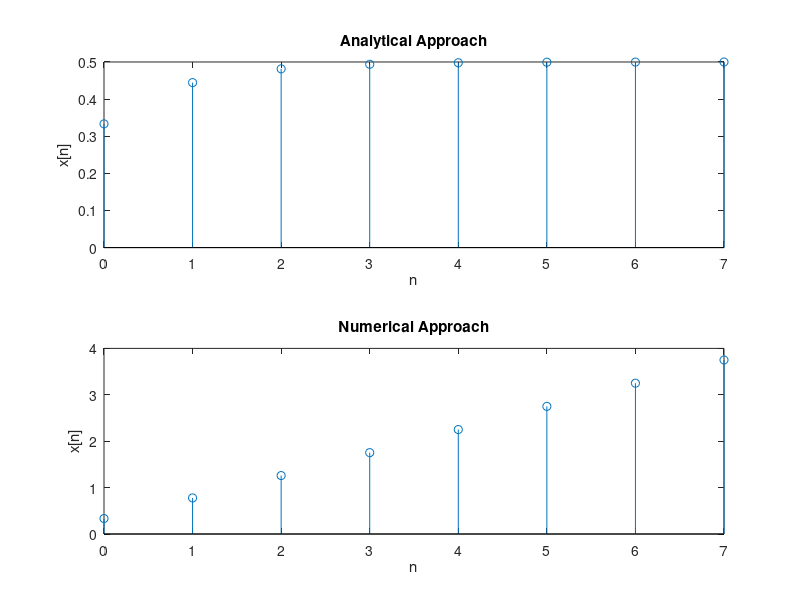

MATLAB code for this plot:
%2254901101_Prithvi
clc; close all; clear all;
n = 0:7;
ustep = inline('double(n >= 0)');
x = (1/2) * (1).^n .* ustep(n) + (-1/6) * (1/3).^n .* ustep(n);
subplot(2, 1, 1);
stem(n, x);
xlabel('n');
ylabel('x[n]');
title('Analytical Approach');
% Numerical solution
b = [1, 0]; % Numerator coefficients
a = [3, -4, 1]; % Denominator coefficients
xn = filter(b, a, ustep(n));
subplot(2, 1, 2);
stem(n, xn);
xlabel('n');
ylabel('x[n]');
title('Numerical Approach');
